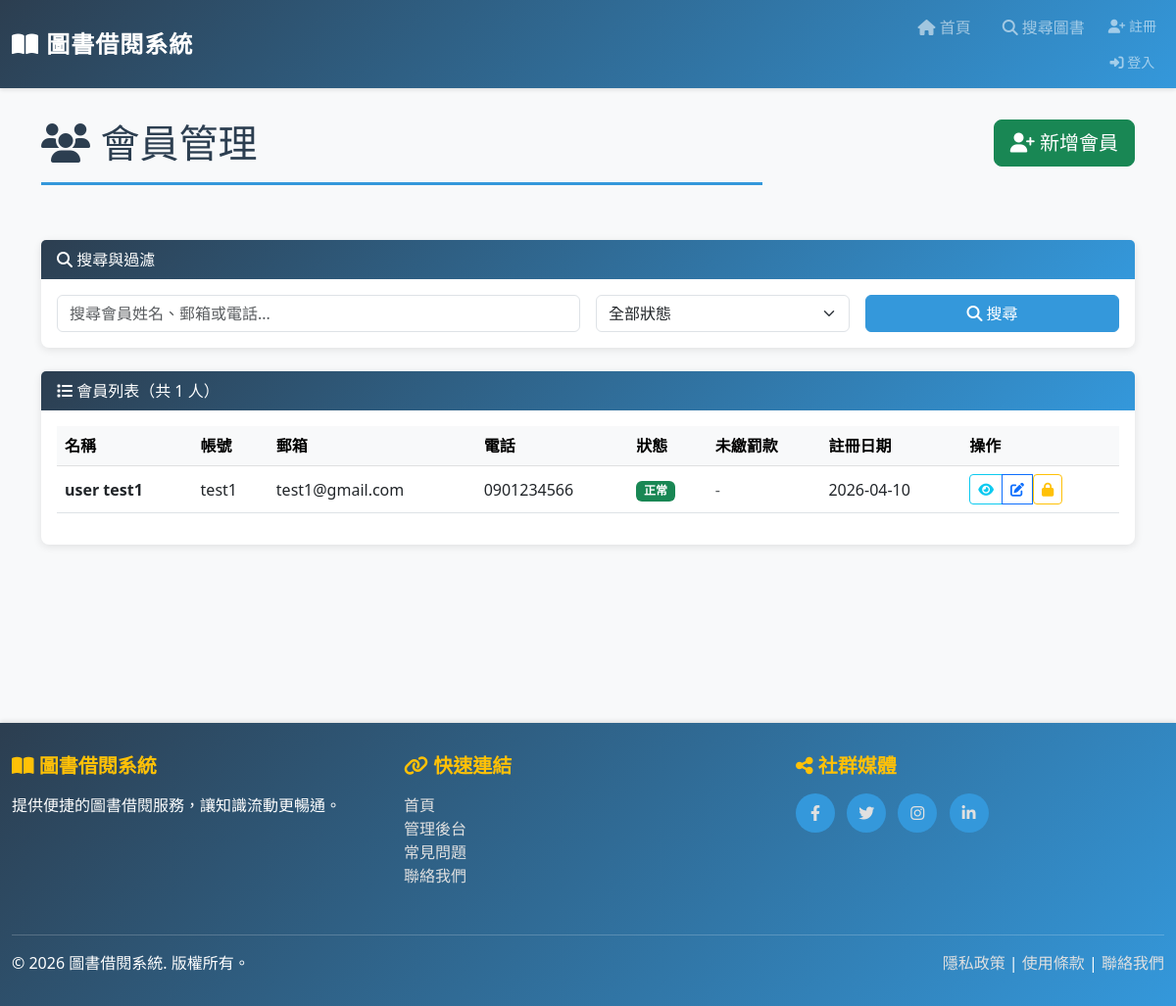
The page /members/ on the database its author committed.
### library/models.py (models this page shows, shortened)
class Member(models.Model):
    STATUS_CHOICES = [
        ('active', '正常'),
        ('suspended', '停權'),
    ]
    user = models.OneToOneField(
        User,
        on_delete=models.CASCADE,
        related_name='member_profile',
        verbose_name='帳號',
        help_text='關聯的系統帳號'
    )
    phone = models.CharField(
        max_length=20,
        verbose_name='電話',
        help_text='會員聯絡電話'
    )
    registration_date = models.DateTimeField(
        auto_now_add=True,
        verbose_name='註冊日期',
        help_text='會員註冊時間'
    )
    status = models.CharField(
        max_length=20,
        choices=STATUS_CHOICES,
        default='active',
        verbose_name='會員狀態',
        help_text='會員當前狀態（正常/停權）'
    )
    outstanding_fine = models.DecimalField(
        max_digits=10,
        decimal_places=2,
        default=0,
        verbose_name='未繳罰款總額',
        help_text='會員目前未繳納的罰款總額'
    )
    class Meta:
        verbose_name = '會員'
        verbose_name_plural = '會員'
        ordering = ['-registration_date']

### library/views.py (the view, shortened to what this page needs)
# urls.py: path('members/', views.MemberListView.as_view(), name='member_list'),
class MemberListView(ListView):
    model = Member
    template_name = 'member/member_list.html'
    context_object_name = 'members'
    paginate_by = 20
    def get_queryset(self):
        queryset = Member.objects.select_related('user').all()
        search_query = self.request.GET.get('search')
        status = self.request.GET.get('status')
        if status:
            queryset = queryset.filter(status=status)
        return queryset.order_by('-registration_date')
    def get_context_data(self, **kwargs):
        context = super().get_context_data(**kwargs)
        context['search_query'] = self.request.GET.get('search', '')
        return context

### library/templates/member/member_list.html (shortened to what this page needs)
{% extends "base.html" %}
{% block content %}
<div class="row mb-4">
    <div class="col-md-8">
        <h1 class="page-title">
            <i class="fas fa-users"></i> 會員管理
        </h1>
    </div>
    <div class="col-md-4 text-end">
        <a href="{% url 'library:member_create' %}" class="btn btn-success btn-lg">
            <i class="fas fa-user-plus"></i> 新增會員
        </a>
    </div>
</div>
<div class="card mb-4">
    <div class="card-header">
        <i class="fas fa-search"></i> 搜尋與過濾
    </div>
    <div class="card-body">
        <form method="get" class="row g-3">
            <div class="col-md-6">
                <input type="text" name="search" class="form-control"
                       placeholder="搜尋會員姓名、郵箱或電話..."
                       value="{{ search_query }}">
            </div>
            <div class="col-md-3">
                <select name="status" class="form-select">
                    <option value="">全部狀態</option>
                </select>
            </div>
            <div class="col-md-3">
                <button type="submit" class="btn btn-primary w-100">
                    <i class="fas fa-search"></i> 搜尋
                </button>
            </div>
        </form>
    </div>
</div>
<div class="card">
    <div class="card-header">
        <i class="fas fa-list"></i> 會員列表（共 {{ paginator.count }} 人）
    </div>
    <div class="card-body">
        {% if members %}
        <div class="table-responsive">
            <table class="table table-hover align-middle">
                <thead class="table-light">
                    <tr>
                        <th>名稱</th>
                        <th>帳號</th>
                        <th>郵箱</th>
                        <th>電話</th>
                        <th>狀態</th>
                        <th>未繳罰款</th>
                        <th>註冊日期</th>
                        <th>操作</th>
                    </tr>
                </thead>
                <tbody>
                    {% for member in members %}
                    <tr>
                        <td>
                            <strong>{{ member.user.get_full_name|default:"(無名稱)" }}</strong>
                        </td>
                        <td>{{ member.user.username }}</td>
                        <td>{{ member.user.email }}</td>
                        <td>{{ member.phone }}</td>
                        <td>
                            {% if member.status == 'active' %}
                                <span class="badge bg-success">正常</span>
                            {% else %}
                                <span class="badge bg-danger">停權</span>
                            {% endif %}
                        </td>
                        <td>
                            {% if member.outstanding_fine > 0 %}
                                <span class="badge bg-warning">NT$ {{ member.outstanding_fine }}</span>
                            {% else %}
                                <span class="text-muted">-</span>
                            {% endif %}
                        </td>
                        <td>{{ member.registration_date|date:"Y-m-d" }}</td>
                        <td>
                            <div class="btn-group btn-group-sm" role="group">
                                <a href="{% url 'library:member_detail' member.pk %}" class="btn btn-outline-info"
                                   title="查看詳情">
                                    <i class="fas fa-eye"></i>
                                </a>
                                <a href="{% url 'library:member_edit' member.pk %}" class="btn btn-outline-primary"
                                   title="編輯">
                                    <i class="fas fa-edit"></i>
                                </a>
                                <form method="post" action="{% url 'library:member_toggle_status' member.pk %}"
                                      style="display:inline;"
                                      onsubmit="return confirm('確定要{% if member.status == 'active' %}停權{% else %}解鎖{% endif %}此會員嗎？');">
                                    {% if member.status == 'active' %}
                                        <button type="submit" class="btn btn-outline-warning btn-sm" title="停權">
                                            <i class="fas fa-lock"></i>
                                        </button>
                                    {% else %}
                                        <button type="submit" class="btn btn-outline-success btn-sm" title="解鎖">
                                            <i class="fas fa-unlock"></i>
                                        </button>
                                    {% endif %}
                                </form>
                            </div>
                        </td>
                    </tr>
                    {% endfor %}
                </tbody>
            </table>
        </div>
        {% endif %}
    </div>
</div>
{% endblock %}

### library/templates/base.html (style rules this page uses)
:root { --primary-color: #2c3e50; --secondary-color: #3498db; --accent-color: #e74c3c; }
html { height: 100%; }
body { min-height: 100vh; display: flex; flex-direction: column; background-color: #f8f9fa; }
.page-title { margin-bottom: 2rem; color: var(--primary-color); border-bottom: 3px solid var(--secondary-color); padding-bottom: 1rem; }
.card { border: none; border-radius: 0.5rem; box-shadow: 0 2px 8px rgba(0, 0, 0, 0.1); transition: transform 0.3s ease, box-shadow 0.3s ease; }
.card-header { background: linear-gradient(135deg, var(--primary-color) 0%, var(--secondary-color) 100%); color: white; border: none; border-radius: 0.5rem 0.5rem 0 0; }
.btn-primary { background-color: var(--secondary-color); border-color: var(--secondary-color); transition: all 0.3s ease; }
.btn-sm { font-size: 0.875rem; }

### rows shown on the page
Member: user.get_full_name "user test1", user.username "test1", user.email "test1@gmail.com", phone "0901234566", status "正常", registration_date "2026-04-10"

### other values the page prints
{{ paginator.count }} "1"
